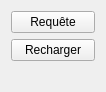
<?xml version="1.0" encoding="UTF-8"?>
<ui version="4.0">
 <class>ProjectDBModelPropertiesWidget</class>
 <widget class="QWidget" name="ProjectDBModelPropertiesWidget">
  <property name="geometry">
   <rect>
    <x>0</x>
    <y>0</y>
    <width>106</width>
    <height>92</height>
   </rect>
  </property>
  <layout class="QVBoxLayout" name="verticalLayout">
   <item>
    <widget class="QPushButton" name="m_edit_query_pb">
     <property name="text">
      <string>Requête</string>
     </property>
     <property name="icon">
      <iconset resource="../../../../qelectrotech.qrc">
       <normaloff>:/ico/16x16/edit-rename.png</normaloff>:/ico/16x16/edit-rename.png</iconset>
     </property>
    </widget>
   </item>
   <item>
    <widget class="QPushButton" name="m_refresh_pb">
     <property name="text">
      <string>Recharger</string>
     </property>
     <property name="icon">
      <iconset resource="../../../../qelectrotech.qrc">
       <normaloff>:/ico/16x16/view-refresh.png</normaloff>:/ico/16x16/view-refresh.png</iconset>
     </property>
    </widget>
   </item>
   <item>
    <spacer name="verticalSpacer">
     <property name="orientation">
      <enum>Qt::Vertical</enum>
     </property>
     <property name="sizeHint" stdset="0">
      <size>
       <width>20</width>
       <height>40</height>
      </size>
     </property>
    </spacer>
   </item>
  </layout>
 </widget>
 <resources>
  <include location="../../../../qelectrotech.qrc"/>
 </resources>
 <connections/>
</ui>
